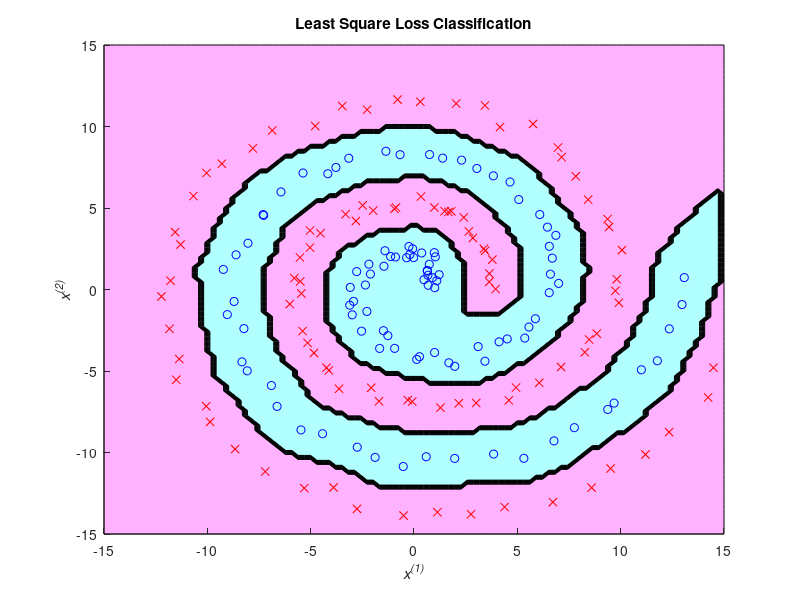

Reproduce this figure in MATLAB.
%% Example 7.1 Least Square Loss Classification
%
% * *Result in book* : Figure 7.2
% * *Code in book* : Figure 7.3
% * *Output* : |eg07_1.png|
% * *Usage* : |eg07_1(), eg07_1(200, 100)|
%
%% Source Code
function eg07_1(n, m)
    % init
    rng(0, 'v5uniform'); rng(0, 'v5normal');
    % recommended, use it in future instead of
    % rand('state', 0); randn('state', 0);
    if nargin < 2
        n = 200; m = 100;
    end

    % constant
    a = linspace(0, 4 * pi, n / 2);
    u = [a .* cos(a), (a + pi) .* cos(a)]' + 1 * rand(n, 1);
    v = [a .* sin(a), (a + pi) .* sin(a)]' + 1 * rand(n, 1);
    x = [u, v];
    y = [ones(1, n / 2), -ones(1, n / 2)]';

    x2 = sum(x .^ 2, 2);
    hh = 2 * 1 ^ 2;
    l = 0.01;
    % kernel function
    kernel = @(c1, n1, c2, c3, c4) ...
        (exp(-(repmat(c1, 1, n1) + repmat(c2', n, 1) - 2 * c3 * c4') / hh));

    k = kernel(x2, n, x2, x, x);
    t = (k ^ 2 + l * eye(n)) \ (k * y);

    X = linspace(-15, 15, m)'; X2 = X .^ 2;
    U = kernel(u .^ 2, m, X2, u, X);
    V = kernel(v .^ 2, m, X2, v, X);
    Z = sign(V' * (U .* repmat(t, 1, m)));
    figure('Name', 'example 7-1'); clf; hold on;
    title('Least Square Loss Classification');
    xlabel('\itx^{(1)}'); ylabel('\itx^{(2)}');
    axis([-15, 15, -15, 15]);
    contourf(X, X, Z);
    plot(x(y == 1, 1), x(y == 1, 2), 'bo');
    plot(x(y == -1, 1), x(y == -1, 2), 'rx');
    colormap([1, 0.7, 1; 0.7, 1, 1]);
    saveas(gcf, 'eg07_1', 'png');
end